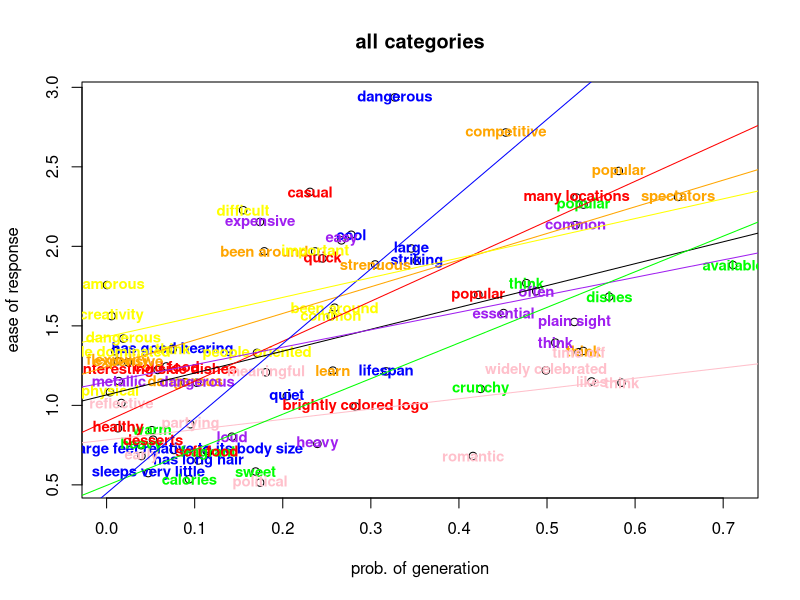

This chart was generated by the following R code:
genCorr = abs(c(0.3458998251843229, 0.2777483689929533, 0.3521983036172046, 0.3271850392200191, 0.317285976201681, 0.07622946411113914, -0.20459332100398267, 0.07487908633416952, 0.10441947183906619, -0.04724035442610212, 0.5705715245609457, 0.5414066993921484, 0.7111093760951049, 0.4246094506168629, 0.47655677204291835, -0.05142553559714049, 0.03928128161072006, -0.09369407427843358, -0.11504084613286147, 0.16918140757029312, 0.05797794277449986, 0.11357816033282128, -0.0679028961223725, 0.052718285665607136, -0.012857634523901745, 0.4220453392935601, 0.5335387989116023, 0.23089662426660587, 0.24504742209076236, 0.2826773815547698, 0.5411744845692085, 0.5814709969892956, 0.6487580074053295, 0.45308748027122253, 0.30486850156710427, 0.0889992003601851, -0.024276796370763777, 0.17906979519434446, 0.012709898648517461, 0.2568288124641362, -0.016752173733000794, -0.03950684312667569, 0.09511255394503539, -0.17428491077383237, 0.18083577002258705, 0.5359626511977721, 0.5845506051005428, 0.5506060109052386, 0.4159679097116104, 0.4987269939170238, 0.5323111426150905, 0.45066043215834845, 0.5310725900811576, 0.48771763519993, 0.5094253391194362, 0.10255125976511446, -0.14225560857539987, 0.013828408304296968, 0.17403243707330637, 0.2665930694697609, 0.23928122712203087, 0.17076524068052476, 0.2546180555663148, 0.07498222261861116, 0.2368511770294124, -0.005579682718462679, 0.0190282279225156, 0.0038028483717259943, 0.2588587970296977, 0.00049943902030669, 0.009671553455618126, 0.1549744021970941))
combined = c(1.9867284996822925, 2.0729161108743117, 1.9092906289027687, 2.9366090364809323, 1.213744129581771, 0.7194530691208522, 1.0581686705305398, 1.35268608171713, 0.6537736038755312, 0.5741224719656765, 1.6838110999322993, 2.2625079823661824, 1.8826960638739754, 1.1035458215019527, 1.7685460700009088, 0.8437819942275065, 0.7493571504025612, 0.535350553229499, 0.7025648511651744, 0.5839945901151662, 1.2226002605889164, 0.7134663532212875, 1.244913019848883, 0.7841424838909161, 0.8561252768548857, 1.6949834391066232, 2.306599381186884, 2.342543193968948, 1.924250778138444, 0.9922838646385286, 1.3422595319016208, 2.4740060823847245, 2.3106646812348566, 2.715881148693045, 1.886396087543236, 1.1455198115314706, 1.2712206236136547, 1.968625039902069, 1.2778090594208569, 1.2186310236281495, 1.0148157841852952, 0.6815335632538537, 0.8813111155593616, 0.5143986164416299, 1.2079916046585866, 1.334540064277405, 1.142627128919521, 1.1502194194748625, 0.6816802157601393, 1.2200114841288323, 2.1336138143507486, 1.5806180081304801, 1.5245264425652085, 1.7177768916119387, 1.3948471200836197, 1.1420218319492679, 0.8029263040483713, 1.1528151633015107, 2.15341392351095, 2.037698047498753, 0.7579103860316669, 1.3300959695953154, 1.5609363641132934, 1.3565194766663784, 1.9680084508058024, 1.5614469228261232, 1.4199985313454895, 1.0828618897787057, 1.6142907296259088, 1.7567347362868382, 1.3406539098362444, 2.2274018190949914)
labelNames = c("large", "cool", "striking", "dangerous", "lifespan", "has large feet relative to its body size", "quiet", "has good hearing", "has long hair", "sleeps very little", "dishes", "popular", "available", "crunchy", "think", "warm", "heavy", "calories", "fragrant", "sweet", "interesting side dishes", "soft food", "cold food", "desserts", "healthy", "popular", "many locations", "casual", "quick", "brightly colored logo", 'think', 'popular', 'spectators', 'competitive', 'strenuous', 'dangerous', 'expensive', 'been around', 'flexibility', 'learn', 'reflective', 'early', 'partying', 'political', 'meaningful', 'time off', 'think', 'likes', 'romantic', 'widely celebrated', 'common', 'essential', 'plain sight', 'often', 'think', 'dangerous', 'loud', 'metallic', 'expensive', 'easy', 'heavy', 'people oriented', 'common', 'think', 'important', 'creativity', 'dangerous', 'physical', 'been around', 'glamorous', 'male dominated', 'difficult')
colors = c("blue", "blue", "blue", "blue", "blue", "blue", "blue", "blue", "blue", "blue", "green", "green", "green", "green", "green", "green", "green", "green", "green", "green", "red", "red", "red", "red", "red", "red", "red", "red", "red", "red", "orange", "orange", "orange", "orange", "orange", "orange", "orange", "orange", "orange", "orange", "pink", "pink", "pink", "pink", "pink","pink","pink","pink","pink", "pink", "purple", "purple", "purple", "purple", "purple", "purple", "purple", "purple", "purple", "purple", "purple", "yellow", "yellow", "yellow", "yellow", "yellow", "yellow", "yellow", "yellow", "yellow", "yellow", "yellow")
plot(genCorr, combined, main = "all categories",
     xlab = "prob. of generation", ylab = "ease of response")
text(genCorr, combined, labels=labelNames, cex=0.9, col=colors, font=2)
abline(lm(combined~genCorr), col="black") # regression line (y~x)

sportsG = abs(c(0.5411744845692085, 0.5814709969892956, 0.6487580074053295, 0.45308748027122253, 0.30486850156710427, 0.0889992003601851, -0.024276796370763777, 0.17906979519434446, 0.012709898648517461, 0.2568288124641362))
sportsC = c(1.3422595319016208, 2.4740060823847245, 2.3106646812348566, 2.715881148693045, 1.886396087543236, 1.1455198115314706, 1.2712206236136547, 1.968625039902069, 1.2778090594208569, 1.2186310236281495)
abline(lm(sportsC~sportsG), col="orange") # regression line (y~x)

restaurantsG = abs(c(0.05797794277449986, 0.11357816033282128, -0.0679028961223725, 0.052718285665607136, -0.012857634523901745, 0.4220453392935601, 0.5335387989116023, 0.23089662426660587, 0.24504742209076236, 0.2826773815547698))
restaurantsC = c(1.2226002605889164, 0.7134663532212875, 1.244913019848883, 0.7841424838909161, 0.8561252768548857, 1.6949834391066232, 2.306599381186884, 2.342543193968948, 1.924250778138444, 0.9922838646385286)
abline(lm(restaurantsC~restaurantsG), col="red") # regression line (y~x)

kitchenG = abs(c(0.5323111426150905, 0.45066043215834845, 0.5310725900811576, 0.48771763519993, 0.5094253391194362, 0.10255125976511446, -0.14225560857539987, 0.013828408304296968, 0.17403243707330637, 0.2665930694697609, 0.23928122712203087))
kitchenC = c(2.1336138143507486, 1.5806180081304801, 1.5245264425652085, 1.7177768916119387, 1.3948471200836197, 1.1420218319492679, 0.8029263040483713, 1.1528151633015107, 2.15341392351095, 2.037698047498753, 0.7579103860316669)
abline(lm(kitchenC~kitchenG), col="purple") # regression line (y~x)

holidaysG = abs(c(-0.016752173733000794, -0.03950684312667569, 0.09511255394503539, -0.17428491077383237, 0.18083577002258705, 0.5359626511977721, 0.5845506051005428, 0.5506060109052386, 0.4159679097116104, 0.4987269939170238))
holidaysC = c(1.0148157841852952, 0.6815335632538537, 0.8813111155593616, 0.5143986164416299, 1.2079916046585866, 1.334540064277405, 1.142627128919521, 1.1502194194748625, 0.6816802157601393, 1.2200114841288323)
abline(lm(holidaysC~holidaysG), col="pink") # regression line (y~x)

vegetablesG = abs(c(0.5705715245609457, 0.5414066993921484, 0.7111093760951049, 0.4246094506168629, 0.47655677204291835, -0.05142553559714049, 0.03928128161072006, -0.09369407427843358, -0.11504084613286147, 0.16918140757029312))
vegetablesC = c(1.6838110999322993, 2.2625079823661824, 1.8826960638739754, 1.1035458215019527, 1.7685460700009088, 0.8437819942275065, 0.7493571504025612, 0.535350553229499, 0.7025648511651744, 0.5839945901151662)
abline(lm(vegetablesC~vegetablesG), col="green") # regression line (y~x)

zooG = abs(c(0.3458998251843229, 0.2777483689929533, 0.3521983036172046, 0.3271850392200191, 0.317285976201681, 0.07622946411113914, -0.20459332100398267, 0.07487908633416952, 0.10441947183906619, -0.04724035442610212))
zooC = c(1.9867284996822925, 2.0729161108743117, 1.9092906289027687, 2.9366090364809323, 1.213744129581771, 0.7194530691208522, 1.0581686705305398, 1.35268608171713, 0.6537736038755312, 0.5741224719656765)
abline(lm(zooC~zooG), col="blue") # regression line (y~x)

jobsG = abs(c(0.17076524068052476, 0.2546180555663148, 0.07498222261861116, 0.2368511770294124, -0.005579682718462679, 0.0190282279225156, 0.0038028483717259943, 0.2588587970296977, 0.00049943902030669, 0.009671553455618126, 0.1549744021970941))
jobsC = c(1.3300959695953154, 1.5609363641132934, 1.3565194766663784, 1.9680084508058024, 1.5614469228261232, 1.4199985313454895, 1.0828618897787057, 1.6142907296259088, 1.7567347362868382, 1.3406539098362444, 2.2274018190949914)
abline(lm(jobsC~jobsG), col="yellow") # regression line (y~x)

